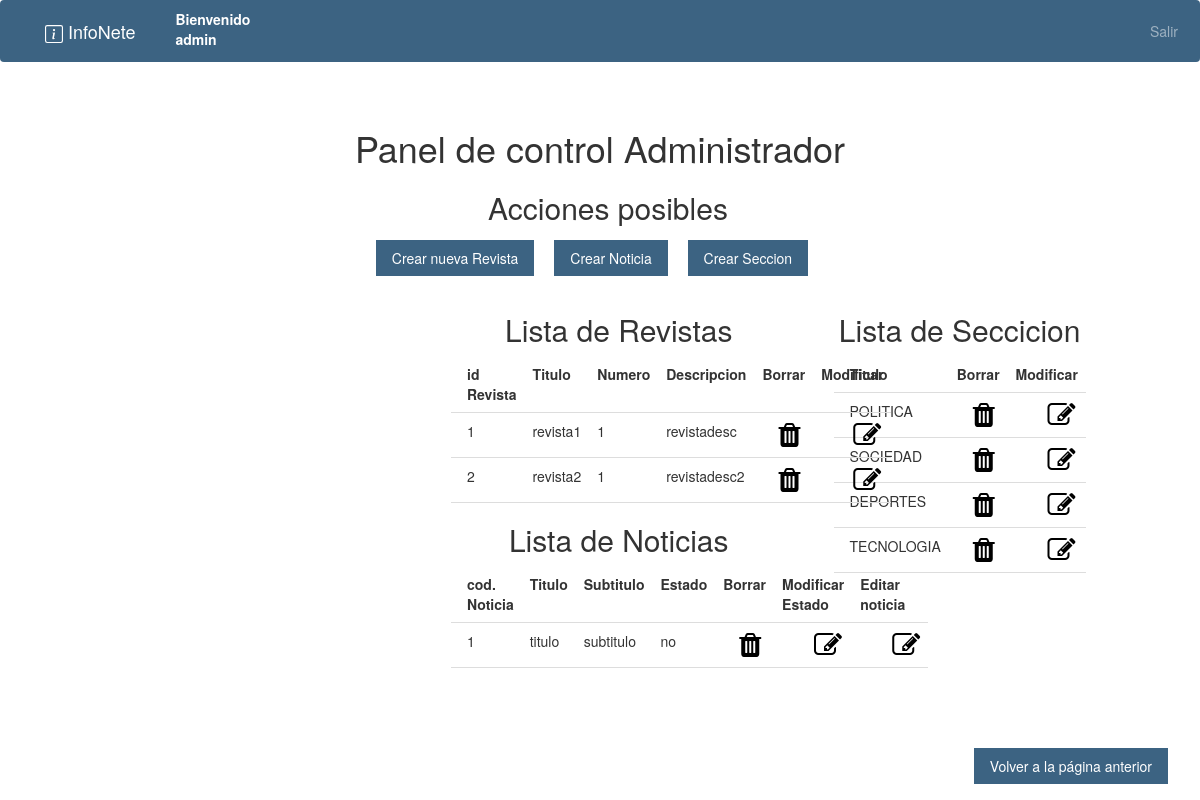
/interno.php?page=admRevista (signed in), run on the app's committed database.
### tables this page shows
CREATE TABLE Diario_Revista
(
Id int NOT NULL auto_increment,
Titulo  varchar(50),
Numero int NOT NULL,
Descripcion varchar(100),
imagen_revista varchar(200),
CONSTRAINT PK_Revista PRIMARY KEY (Id)
);

CREATE TABLE Noticia
(
Cod_noticia int NOT NULL auto_increment,
Titulo varchar(200) NOT NULL, 
Subtitulo varchar(500) NOT NULL,  
informe_noticia varchar(10000) NOT NULL,									 									
imagen_noticia varchar(200),									
Cod_seccion int NOT NULL,
Cod_contenidista int NOT NULL,
EstadoAutorizado varchar(2),
CONSTRAINT PK_Noticia PRIMARY KEY (Cod_noticia),
CONSTRAINT FK_Seccion_Noticia FOREIGN KEY (Cod_seccion) REFERENCES Seccion (Cod_seccion),
CONSTRAINT FK_Noticia_Usuario FOREIGN KEY (Cod_contenidista) REFERENCES Usuario (Id_usuario)  
);

CREATE TABLE Seccion     
(
Cod_seccion int NOT NULL auto_increment,
Descripcion varchar(50),
Cod_revista int NOT NULL,
CONSTRAINT PK_Descripcion PRIMARY KEY (Cod_seccion),
CONSTRAINT FK_Seccion_Revista FOREIGN KEY (Cod_revista) REFERENCES Diario_Revista(Id) 
);

### controller/RevistaController.php (called while the page is built, shortened)
<?php
class RevistaController
{
    private $modelo;
    public function __construct()
    {
        include_once("model/RevistaModel.php");
        $this->modelo = new RevistaModel();
    }
    public function execute()
    {
        $resultadosNoticia=$this->modelo->executeBuscarNoticias();
        $resultadosRevista=$this->modelo->executeBuscarRevistas();
        $resultadosSeccion=$this->modelo->executeBuscarSeccion();
        include_once("view/revista/panelControlRevista.php");
    }
}

### helper/Database.php (called while the page is built, shortened)
<?php
class Database
{
    private $conexion;
    public function __construct()
    {
        $configuracion = parse_ini_file("config/config.ini");
        $servername = $configuracion["servername"];
        $username = $configuracion["username"];
        $dbname = $configuracion["dbname"];
        $password = $configuracion["password"];
        $conn = new mysqli($servername, $username, $password);
        $conn->select_db($dbname);
        $this->conexion = $conn;
    }
    public function queryBuscarNoticias()
    {
        $resultados = array();
        $stmt = $this->conexion->prepare("SELECT * FROM Noticia ");
        $stmt->execute();
        $result = $stmt->get_result();
        if ($result->num_rows === 0) {
            $_SESSION["sinNoticias"] = "0";
        } else {
            $i = 1;
            while ($row = $result->fetch_assoc()) {
                $codNoticia = $row['Cod_noticia'];
                $titulo = $row['Titulo'];
                $subTitulo = $row['Subtitulo'];
                $estadoAutorizado = $row['EstadoAutorizado'];
                $imagen=$row ["imagen_noticia"];
                $resultados[$i] = $codNoticia . "-" . $titulo . "-" . $subTitulo . "-" . $estadoAutorizado . "-".$imagen;
                $i++;
            }
            return $resultados;
        }
    }
    public function queryBuscarRevistas()
    {
        $resultados = null;
        $stmt2 = $this->conexion->prepare("SELECT * FROM Diario_Revista");
        $stmt2->execute();
        $result = $stmt2->get_result();
        if ($result->num_rows === 0) {
            $_SESSION["sinDatos"] = "0";
        } else {
            $i = 1;
            while ($row = $result->fetch_assoc()) {
                $id = $row['Id'];
                $titulo = $row['Titulo'];
                $numero = $row['Numero'];
                $descripcion = $row['Descripcion'];
                $imagen = $row['imagen_revista'];
                $resultados[$i] = $id . "-" . $titulo . "-" . $numero . "-" . $descripcion . "-".$imagen;
                $i++;
            }
            return $resultados;
        }
    }
    public function queryBuscarSeccion()
    {
        $resultados=array();
        $stmt = $this->conexion->prepare("SELECT * FROM Seccion ");
        $stmt->execute();
        $result = $stmt->get_result();
        if ($result->num_rows === 0) {
            $_SESSION["sinSeccion"] = "0";
        } else {
            $i = 1;
            while ($row = $result->fetch_assoc()) {
                $codSeccion = $row['Cod_seccion'];
                $descripcion = $row['Descripcion'];
                $resultados[$i] = $codSeccion . "-" . $descripcion;
                $i++;
            }
            return $resultados;
        }
    }
}

### model/RevistaModel.php (called while the page is built, shortened)
<?php
include_once("helper/Database.php");
class RevistaModel
{
    private $conexion;
    public function __construct()
    {
        $this->conexion = new Database();
    }
    public function executeBuscarRevistas()
    {
        return $this->conexion->queryBuscarRevistas();
    }
    public function executeBuscarNoticias()
    {
       return $this->conexion->queryBuscarNoticias();
    }
    public function executeBuscarSeccion()
    {
         return $this->conexion->queryBuscarSeccion();
    }
}

### view/revista/panelControlRevista.php (the view, shortened to what this page needs)
<?php
if (isset($_SESSION["usuarioOK"])) {
    $usuario = $_SESSION["usuarioOK"];
    $pos = explode("-", $usuario);
    ?>
    <html>
    <link rel="stylesheet" href="https://maxcdn.bootstrapcdn.com/bootstrap/3.3.6/css/bootstrap.min.css">
    <link rel="stylesheet" href="https://stackpath.bootstrapcdn.com/font-awesome/4.7.0/css/font-awesome.min.css">
    <body>
    <div class="w3-container w3-center">
        <h1 class="">Panel de control Administrador</h1>
        <h2 class="w3-margin-left w3-margin-bottom" style="margin-top: 2%">Acciones posibles</h2>
        <div class="w3-container w3-margin-top w3-margin-bottom">
            <a href="interno.php?page=crearRevista" class="w3-button bg-primary w3-hover-black w3-margin-right"
               style="text-decoration: none">Crear nueva Revista</a>
            <a href="interno.php?page=crearNoticia" class="w3-button bg-primary w3-hover-black w3-margin-right"
               style="text-decoration: none">Crear Noticia</a>
            <a href="interno.php?page=crearSeccion" class="w3-button bg-primary w3-hover-black w3-margin-right"
               style="text-decoration: none">Crear Seccion</a>
        </div>
    </div>
    <div class="row w3-center" style="margin-left: 35%">
        <div class="col  col-md-6">
            <div class="w3-container">
                <h2>Lista de Revistas</h2>
                <table class="w3-table w3-bordered">
                    <tr class="w3-center">
                        <th>id Revista</th>
                        <th>Titulo</th>
                        <th>Numero</th>
                        <th>Descripcion</th>
                        <th>Borrar</th>
                        <th>Modificar</th>
                    </tr>
            </div>
            <?php
            if (isset($resultadosRevista)) {
                $tam = sizeof($resultadosRevista);
                for ($i = 1; $i <= $tam; $i++) {
                    $posi = explode("-", $resultadosRevista[$i]);
                    echo "<div>";
                    echo "<td>$posi[0]</td>";
                    echo "<td>$posi[1]</td>";
                    echo "<td>$posi[2]</td>";
                    echo "<td>$posi[3]</td>";
                    echo "<td>";
                    echo "<div class='w3-margin-left'><a href='interno.php?page=borrarRevista&idRevista=$posi[0]'style='color: black'><i class=\"fa fa-trash fa-2x\" aria-hidden=\"true\"></i></a></div>";
                    echo "</td>";
                    echo "<td>";
                    echo "<div class='w3-margin-left'><div class='w3-margin-left'><a href='interno.php?page=redirectRevista&idRevista=$posi[0]' style='color: black'>
                              <i class=\"fa fa-pencil-square-o fa-2x\" aria-hidden=\"true\" href='#'></i></a></div></div>";
                    echo "</td>";
                }
            }
            ?>
        </div>
        <div class="w3-container">
            <h2>Lista de Noticias</h2>
            <table class="w3-table w3-bordered">
                <tr>
                    <th>cod. Noticia</th>
                    <th>Titulo</th>
                    <th>Subtitulo</th>
                    <th>Estado</th>
                    <th>Borrar</th>
                    <th>Modificar Estado</th>
                    <th>Editar noticia</th>
                </tr>
                <?php
                if (isset($resultadosNoticia)) {
                    $tam = sizeof($resultadosNoticia);
                    for ($i = 1; $i <= $tam; $i++) {
                        $posN = explode("-", $resultadosNoticia[$i]);
                        echo "<tr>";
                        echo "<td>$posN[0]</td>";
                        echo "<td>$posN[1]</td>";
                        echo "<td>$posN[2]</td>";
                        echo "<td>$posN[3]</td>";
                        if ($pos[2] == 1) {
                            echo "<td>";
                            echo "<div class='w3-margin-left'><a href='interno.php?page=borrarNoticia&idNoticia=$posN[0]' style='color: black'><i class=\"fa fa-trash fa-2x\" aria-hidden=\"true\"></i></a></div>";
                            echo "</td>";
                            echo "<td>";
                            echo "<div class='w3-margin-left'><div class='w3-margin-left'><a href='interno.php?page=cambiarEstadoNoticia&idNoticia=$posN[0]' style='color: black'>
                              <i class=\"fa fa-pencil-square-o fa-2x\" aria-hidden=\"true\" href='#'></i></a></div></div>";
                            echo "</td>";
                            echo "<td>";
                            echo "<div class='w3-margin-left'><div class='w3-margin-left'><a href='interno.php?page=redirect&idNoticia=$posN[0]' style='color: black'>
                              <i class=\"fa fa-pencil-square-o fa-2x\" aria-hidden=\"true\" href='#'></i></a></div></div>";
                            echo "</td>";
                        }
                        echo "</tr>";
                    }
                }
                ?>
            </table>
        </div>
    </div>
    <div class="w3-container">
        <h2>Lista de Seccicion</h2>
        <table class="w3-table w3-bordered">
            <tr>
                <th>Titulo</th>
                <th>Borrar</th>
                <th>Modificar</th>
            </tr>
            <?php
            if (isset($resultadosSeccion)) {
                $tam = sizeof($resultadosSeccion);
                for ($i = 1; $i <= $tam; $i++) {
                    $posS = explode("-",$resultadosSeccion[$i]);
                    echo "<tr>";
                    echo "<td>$posS[1]</td>";
                    if ($pos[2] == 1) {
                        echo "<td>";
                        echo "<div class='w3-margin-left'><a href='interno.php?page=borrarSeccion&idSeccion=$posS[0]' style='color: black'><i class=\"fa fa-trash fa-2x\" aria-hidden=\"true\"></i></a></div>";
                        echo "</td>";
                        echo "<td>";
                        echo "<div class='w3-margin-left'><div class='w3-margin-left'><a href='interno.php?page=redirectSeccion&idSeccion=$posS[0]' style='color: black'>
                              <i class=\"fa fa-pencil-square-o fa-2x\" aria-hidden=\"true\" href='#'></i></a></div></div>";
                        echo "</td>";
                    }
                    echo "</tr>";
                }
            }
            ?>
        </table>
    </div>
    </div>
    <div class="w3-display-bottomright w3-margin-bottom w3-margin-right">
        <a href="interno.php?page=panelControl" class="w3-button bg-primary w3-hover-black w3-margin-right"
           style="text-decoration: none">Volver a la página anterior</a></div>
    </body>
    </html>
    <?php
} else {
    header("Location: index.php");
    exit();
}
?>

### view/partial/headerInteno.php (shortened to what this page needs)
<?php
if(isset($_SESSION["usuarioOK"])) {
    $usuario = $_SESSION["usuarioOK"];
    $pos = explode("-", $usuario);
}
?>
<!DOCTYPE html>
<html>
<head>
    <link rel="stylesheet" href="view/css/bootstrap.min.css">
    <link rel="stylesheet" href="view/css/estilos.css">
    <link rel="stylesheet" href="view/css/style.css">
    <link rel="stylesheet" href="view/css/w3.css">
</head>
<body>
<nav class="navbar navbar-expand-lg navbar-dark bg-primary">
    <div class="container">
        <a class="navbar-brand" href="index.php">
                <span>
                </span> InfoNete
        </a>
        <div class="collapse navbar-collapse align-content-center">
            <ul class="navbar-nav ml-auto align-content-center">
                <li class="nav-item active align-content-center text-white">
                    <?php if(isset($_SESSION["usuarioOK"])) { ?>
                        <label>Bienvenido <?php echo $pos[1];?></label>
                    <?php } ?>
                </li>
            </ul>
        </div>
        <div class="collapse navbar-collapse" >
            <?php if(isset($_SESSION["usuarioOK"])) {
            ?>
            <ul class="navbar-nav ml-auto">
                <li class="nav-item w3-margin-right w3-display-right">
                    <a class="nav-link" href="view/logOut.php">Salir</a>
                </li>
                <?php
                }
                ?>
            </ul>
        </div>
    </div>
</nav>
<div class="w3-content" style="max-width:2000px;margin-top:46px">
</html>

### interno.php (shortened to what this page needs)
<?php
include_once("view/partial/headerInteno.php");
$page = isset($_GET["page"]) ? $_GET["page"] : "inicioAdm";
switch ($page) {
    case "admRevista":
        include_once("controller/RevistaController.php");
        $controller = new RevistaController();
        $controller->execute();
        break;
}

### view/css/estilos.css (style rules this page uses)
.bg-primary { background-color: #3c6382 !important; }

### view/css/style.css (style rules this page uses)
.bg-primary { background-color: #3c6382 !important; }

### view/css/w3.css (style rules this page uses)
*,*:before,*:after { box-sizing:inherit }
html { -ms-text-size-adjust:100%;-webkit-text-size-adjust:100% }
body { margin:0 }
article,aside,details,figcaption,figure,footer,header,main,menu,nav,section { display:block }
a { background-color:transparent }
html,body { font-family:Verdana,sans-serif;font-size:15px;line-height:1.5 }
html { overflow-x:hidden }
h1 { font-size:36px }
h2 { font-size:30px }
h1,h2,h3,h4,h5,h6 { font-family:"Segoe UI",Arial,sans-serif;font-weight:400;margin:10px 0 }
a { color:inherit }
.w3-table,.w3-table-all { border-collapse:collapse;border-spacing:0;width:100%;display:table }
.w3-bordered tr,.w3-table-all tr { border-bottom:1px solid #ddd }
.w3-table td,.w3-table th,.w3-table-all td,.w3-table-all th { padding:8px 8px;display:table-cell;text-align:left;vertical-align:top }
.w3-table th:first-child,.w3-table td:first-child,.w3-table-all th:first-child,.w3-table-all td:first-child { padding-left:16px }
.w3-btn,.w3-button { border:none;display:inline-block;padding:8px 16px;vertical-align:middle;overflow:hidden;text-decoration:none;color:inherit;background-color:inherit;text-align:center;cursor:pointer;white-space:nowrap }
.w3-btn,.w3-button { -webkit-touch-callout:none;-webkit-user-select:none;-khtml-user-select:none;-moz-user-select:none;-ms-user-select:none;user-select:none }
.w3-container:after,.w3-container:before,.w3-panel:after,.w3-panel:before,.w3-row:after,.w3-row:before,.w3-row-padding:after,.w3-row-padding:before, .w3-cell-row:before,.w3-cell-row:after,.w3-clear:after,.w3-clear:before,.w3-bar:before,.w3-bar:after { content:"";display:table;clear:both }
.w3-content,.w3-auto { margin-left:auto;margin-right:auto }
.w3-content { max-width:980px }
.w3-display-bottomright { position:absolute;right:0;bottom:0 }
.w3-display-right { position:absolute;top:50%;right:0%;transform:translate(0%,-50%);-ms-transform:translate(0%,-50%) }
.w3-container,.w3-panel { padding:0.01em 16px }
.w3-center { text-align:center!important }
.w3-margin-top { margin-top:16px!important }
.w3-margin-bottom { margin-bottom:16px!important }
.w3-margin-left { margin-left:16px!important }
.w3-margin-right { margin-right:16px!important }

### data on the page
diario_revista: Id "1", Titulo "revista1", Numero "1", Descripcion "revistadesc"
diario_revista: Id "2", Titulo "revista2", Numero "1", Descripcion "revistadesc2"
noticia: Cod_noticia "1", Titulo "titulo", Subtitulo "subtitulo", EstadoAutorizado "no"
seccion: Descripcion "POLITICA"
seccion: Descripcion "SOCIEDAD"
seccion: Descripcion "DEPORTES"
seccion: Descripcion "TECNOLOGIA"

### other printed values
$pos[1] "admin"
